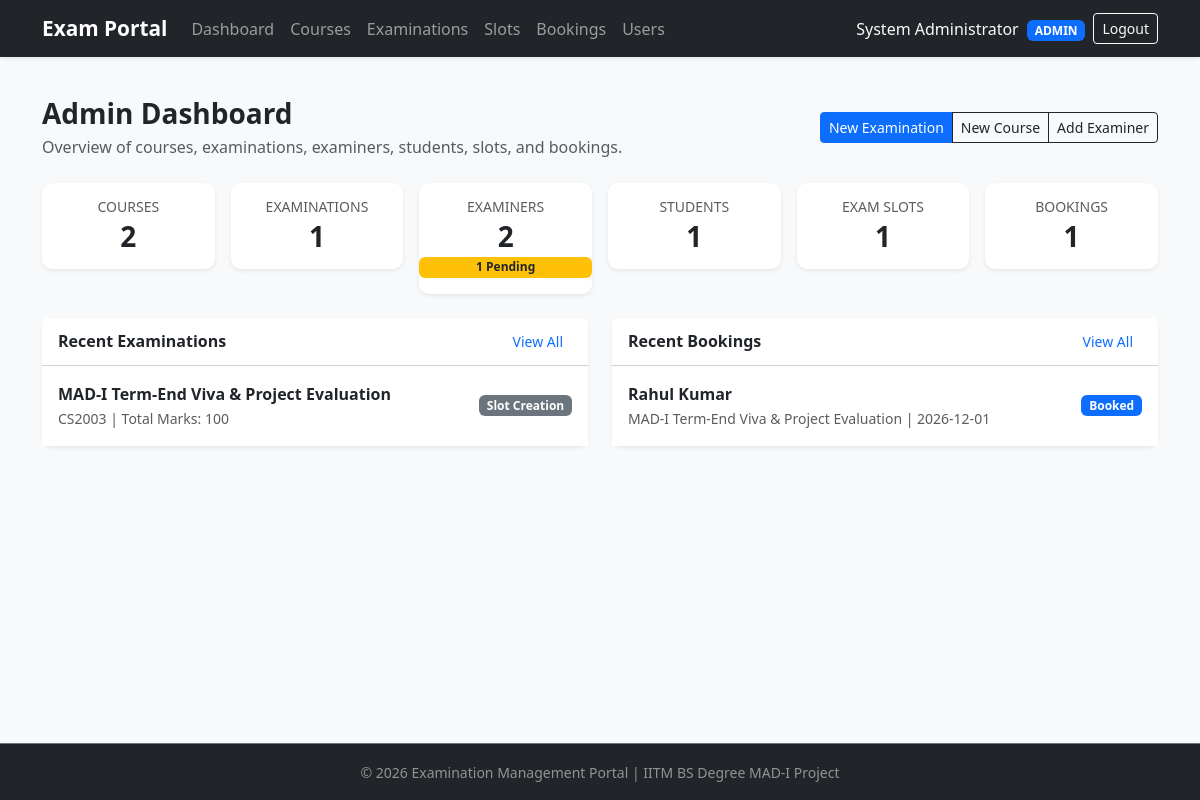
The page /admin/dashboard (signed in) on the database its author committed.
### models.py (models this page shows, shortened)
class Examination(db.Model):
    __tablename__ = 'examinations'
    id = db.Column(db.Integer, primary_key=True)
    course_id = db.Column(db.Integer, db.ForeignKey('courses.id'), nullable=False)
    title = db.Column(db.String(200), nullable=False)
    description = db.Column(db.Text, nullable=True)
    total_marks = db.Column(db.Integer, nullable=False, default=100)
    status = db.Column(db.String(30), nullable=False, default='Draft')
    slot_creation_start = db.Column(db.DateTime, nullable=True)
    slot_creation_end = db.Column(db.DateTime, nullable=True)
    booking_start = db.Column(db.DateTime, nullable=True)
    booking_end = db.Column(db.DateTime, nullable=True)
    exam_date = db.Column(db.DateTime, nullable=True)
    created_at = db.Column(db.DateTime, default=datetime.utcnow)
    rubrics = db.relationship('ExaminationRubric', backref='examination', cascade='all, delete-orphan', lazy=True)
    slots = db.relationship('ExaminationSlot', backref='examination', cascade='all, delete-orphan', lazy=True)

class Course(db.Model):
    __tablename__ = 'courses'
    id = db.Column(db.Integer, primary_key=True)
    course_code = db.Column(db.String(20), unique=True, nullable=False)
    course_name = db.Column(db.String(150), nullable=False)
    description = db.Column(db.Text, nullable=True)
    created_at = db.Column(db.DateTime, default=datetime.utcnow)
    examinations = db.relationship('Examination', backref='course', cascade='all, delete-orphan', lazy=True)

class Booking(db.Model):
    __tablename__ = 'bookings'
    id = db.Column(db.Integer, primary_key=True)
    student_id = db.Column(db.Integer, db.ForeignKey('users.id'), nullable=False)
    slot_id = db.Column(db.Integer, db.ForeignKey('examination_slots.id'), nullable=False)
    status = db.Column(db.String(20), nullable=False, default='Booked')
    booked_at = db.Column(db.DateTime, default=datetime.utcnow)
    total_marks_obtained = db.Column(db.Integer, nullable=True)
    remarks = db.Column(db.Text, nullable=True)
    evaluated_at = db.Column(db.DateTime, nullable=True)
    evaluation_scores = db.relationship('EvaluationScore', backref='booking', cascade='all, delete-orphan', lazy=True)

class User(db.Model):
    __tablename__ = 'users'
    id = db.Column(db.Integer, primary_key=True)
    username = db.Column(db.String(50), unique=True, nullable=False)
    email = db.Column(db.String(120), unique=True, nullable=False)
    full_name = db.Column(db.String(100), nullable=False)
    password_hash = db.Column(db.String(255), nullable=False)
    role = db.Column(db.String(20), nullable=False, default='student')
    is_approved = db.Column(db.Boolean, default=False, nullable=False)
    is_active = db.Column(db.Boolean, default=True, nullable=False)
    created_at = db.Column(db.DateTime, default=datetime.utcnow)
    examiner_profile = db.relationship('ExaminerProfile', backref='user', uselist=False, cascade='all, delete-orphan')
    slots_created = db.relationship('ExaminationSlot', backref='examiner', lazy=True)
    bookings = db.relationship('Booking', backref='student', lazy=True)

class ExaminationSlot(db.Model):
    __tablename__ = 'examination_slots'
    id = db.Column(db.Integer, primary_key=True)
    examination_id = db.Column(db.Integer, db.ForeignKey('examinations.id'), nullable=False)
    examiner_id = db.Column(db.Integer, db.ForeignKey('users.id'), nullable=False)
    slot_date = db.Column(db.Date, nullable=False)
    start_time = db.Column(db.Time, nullable=False)
    end_time = db.Column(db.Time, nullable=False)
    capacity = db.Column(db.Integer, nullable=False, default=1)
    is_closed = db.Column(db.Boolean, default=False, nullable=False)
    created_at = db.Column(db.DateTime, default=datetime.utcnow)
    bookings = db.relationship('Booking', backref='slot', cascade='all, delete-orphan', lazy=True)

### admin.py (the view)
@admin_bp.route('/dashboard')
@role_required('admin')
def dashboard():
    total_courses = Course.query.count()
    total_exams = Examination.query.count()
    total_examiners = User.query.filter_by(role='examiner').count()
    pending_approvals = User.query.filter_by(role='examiner', is_approved=False).count()
    total_students = User.query.filter_by(role='student').count()
    total_slots = ExaminationSlot.query.count()
    total_bookings = Booking.query.count()
    recent_exams = Examination.query.order_by(Examination.created_at.desc()).limit(5).all()
    recent_bookings = Booking.query.order_by(Booking.booked_at.desc()).limit(5).all()
    return render_template(
        'admin/dashboard.html',
        total_courses=total_courses,
        total_exams=total_exams,
        total_examiners=total_examiners,
        pending_approvals=pending_approvals,
        total_students=total_students,
        total_slots=total_slots,
        total_bookings=total_bookings,
        recent_exams=recent_exams,
        recent_bookings=recent_bookings
    )

### utils.py (called while the page is built)
def role_required(*roles):
    def decorator(f):
        @wraps(f)
        def decorated(*args, **kwargs):
            if 'user_id' not in session:
                flash('Please log in to continue.', 'warning')
                return redirect(url_for('auth.login'))
            if session.get('user_role') not in roles:
                flash('You do not have permission to access that page.', 'danger')
                return redirect(url_for('auth.login'))
            return f(*args, **kwargs)
        return decorated
    return decorator

### templates/admin/dashboard.html (shortened to what this page needs)
{% extends 'base.html' %}
{% block content %}
<div class="d-flex justify-content-between align-items-center mb-4">
    <div>
        <h3 class="fw-bold mb-1">Admin Dashboard</h3>
        <p class="text-muted mb-0">Overview of courses, examinations, examiners, students, slots, and bookings.</p>
    </div>
    <div class="btn-group">
        <a href="{{ url_for('admin.add_examination') }}" class="btn btn-primary btn-sm">New Examination</a>
        <a href="{{ url_for('admin.add_course') }}" class="btn btn-outline-dark btn-sm">New Course</a>
        <a href="{{ url_for('admin.add_examiner') }}" class="btn btn-outline-dark btn-sm">Add Examiner</a>
    </div>
</div>
<div class="row g-3 mb-4">
    <div class="col-md-2 col-sm-4 col-6">
        <div class="card text-center py-3 shadow-sm">
            <h6 class="text-muted small text-uppercase mb-1">Courses</h6>
            <h3 class="fw-bold mb-0">{{ total_courses }}</h3>
        </div>
    </div>
    <div class="col-md-2 col-sm-4 col-6">
        <div class="card text-center py-3 shadow-sm">
            <h6 class="text-muted small text-uppercase mb-1">Examinations</h6>
            <h3 class="fw-bold mb-0">{{ total_exams }}</h3>
        </div>
    </div>
    <div class="col-md-2 col-sm-4 col-6">
        <div class="card text-center py-3 shadow-sm">
            <h6 class="text-muted small text-uppercase mb-1">Examiners</h6>
            <h3 class="fw-bold mb-0">{{ total_examiners }}</h3>
            {% if pending_approvals > 0 %}
                <span class="badge bg-warning text-dark mt-1">{{ pending_approvals }} Pending</span>
            {% endif %}
        </div>
    </div>
    <div class="col-md-2 col-sm-4 col-6">
        <div class="card text-center py-3 shadow-sm">
            <h6 class="text-muted small text-uppercase mb-1">Students</h6>
            <h3 class="fw-bold mb-0">{{ total_students }}</h3>
        </div>
    </div>
    <div class="col-md-2 col-sm-4 col-6">
        <div class="card text-center py-3 shadow-sm">
            <h6 class="text-muted small text-uppercase mb-1">Exam Slots</h6>
            <h3 class="fw-bold mb-0">{{ total_slots }}</h3>
        </div>
    </div>
    <div class="col-md-2 col-sm-4 col-6">
        <div class="card text-center py-3 shadow-sm">
            <h6 class="text-muted small text-uppercase mb-1">Bookings</h6>
            <h3 class="fw-bold mb-0">{{ total_bookings }}</h3>
        </div>
    </div>
</div>
<div class="row g-4">
    <div class="col-md-6">
        <div class="card shadow-sm h-100">
            <div class="card-header bg-white d-flex justify-content-between align-items-center">
                <span class="fw-bold">Recent Examinations</span>
                <a href="{{ url_for('admin.manage_examinations') }}" class="btn btn-sm btn-link text-decoration-none">View All</a>
            </div>
            <div class="card-body p-0">
                <ul class="list-group list-group-flush">
                    {% for examination in recent_exams %}
                    <li class="list-group-item d-flex justify-content-between align-items-center py-3">
                        <div>
                            <div class="fw-semibold">{{ examination.title }}</div>
                            <small class="text-muted">{{ examination.course.course_code }} | Total Marks: {{ examination.total_marks }}</small>
                        </div>
                        <span class="badge bg-secondary">{{ examination.status }}</span>
                    </li>
                    {% else %}
                    <li class="list-group-item text-center text-muted py-3">No examinations created yet.</li>
                    {% endfor %}
                </ul>
            </div>
        </div>
    </div>
    <div class="col-md-6">
        <div class="card shadow-sm h-100">
            <div class="card-header bg-white d-flex justify-content-between align-items-center">
                <span class="fw-bold">Recent Bookings</span>
                <a href="{{ url_for('admin.manage_bookings') }}" class="btn btn-sm btn-link text-decoration-none">View All</a>
            </div>
            <div class="card-body p-0">
                <ul class="list-group list-group-flush">
                    {% for booking in recent_bookings %}
                    <li class="list-group-item d-flex justify-content-between align-items-center py-3">
                        <div>
                            <div class="fw-semibold">{{ booking.student.full_name }}</div>
                            <small class="text-muted">{{ booking.slot.examination.title }} | {{ booking.slot.slot_date }}</small>
                        </div>
                        <span class="badge bg-primary">{{ booking.status }}</span>
                    </li>
                    {% else %}
                    <li class="list-group-item text-center text-muted py-3">No bookings recorded yet.</li>
                    {% endfor %}
                </ul>
            </div>
        </div>
    </div>
</div>
{% endblock %}

### static/style.css (style rules this page uses)
body { min-height: 100vh; display: flex; flex-direction: column; background-color: #f8f9fa; }
.card { border: none; border-radius: 10px; box-shadow: 0 2px 8px rgba(0, 0, 0, 0.1); transition: transform 0.2s ease; }

### rows shown on the page
Examination: title "MAD-I Term-End Viva & Project Evaluation", course.course_code "CS2003", total_marks "100", status "Slot Creation"
Booking: student.full_name "Rahul Kumar", slot.examination "MAD-I Term-End Viva & Project Evaluation", slot.slot_date "2026-12-01", status "Booked"

### other values the page prints
{{ session.user_name }} "System Administrator"
{{ session.user_role }} "ADMIN"
{{ total_courses }} "2"
{{ total_exams }} "1"
{{ total_examiners }} "2"
{{ pending_approvals }} "1"
{{ total_students }} "1"
{{ total_slots }} "1"
{{ total_bookings }} "1"
